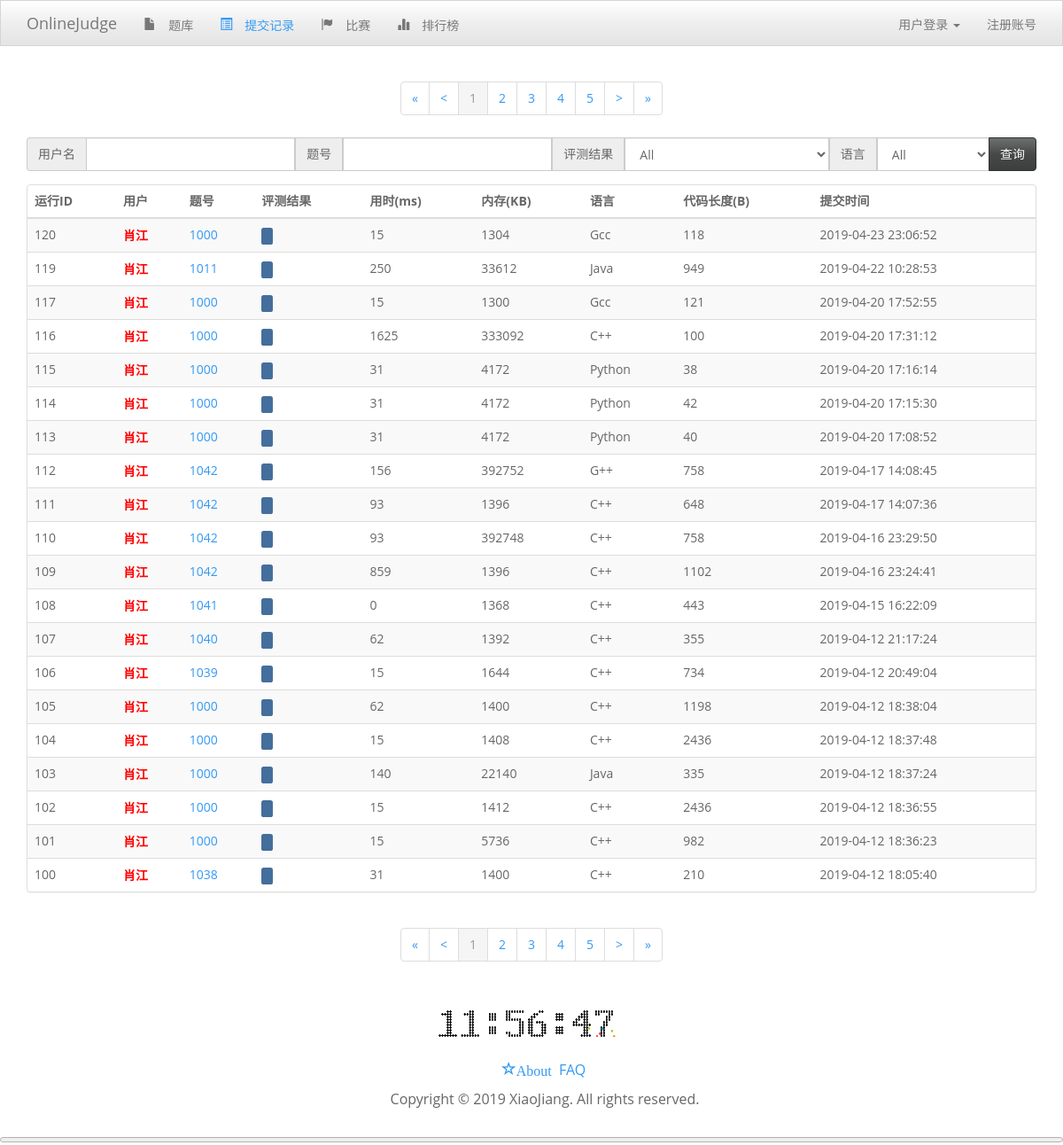
The page /Status.php on the database its author committed.
### tables this page shows
CREATE TABLE IF NOT EXISTS `oj_data` (
  `oj_name` varchar(20) NOT NULL COMMENT '网站名称',
  `oj_html_title` varchar(30) NOT NULL COMMENT '标题',
  `oj_title` varchar(30) NOT NULL COMMENT '副名称',
  `oj_runid` int(11) NOT NULL,
  `oj_EvaMacState_1` int(11) NOT NULL,
  `oj_EvaMacState_2` int(11) NOT NULL,
  `oj_allrun_1` int(11) NOT NULL,
  `oj_allrun_2` int(11) NOT NULL
);

CREATE TABLE IF NOT EXISTS `oj_status` (
  `RunID` int(11) NOT NULL COMMENT '运行ID',
  `User` varchar(20) NOT NULL COMMENT '用户',
  `Problem` int(11) NOT NULL COMMENT '问题编号',
  `Status` int(11) NOT NULL COMMENT '状态',
  `UseTime` int(11) NOT NULL COMMENT '耗时',
  `UseMemory` int(11) NOT NULL,
  `Language` varchar(10) NOT NULL COMMENT '语言',
  `CodeLen` int(11) NOT NULL COMMENT '代码长度',
  `SubTime` datetime NOT NULL COMMENT '提交时间',
  `AllStatus` varchar(1000) NOT NULL COMMENT '测试点状态',
  `Show` int(11) NOT NULL,
  `Judger` varchar(20) NOT NULL
);

### Php/LoadData.php (called while the page is built, shortened)
<?php
function LoadData()
{
    $sql = "SELECT * FROM oj_data";
    $result = mysql_query($sql);
    $row = mysql_fetch_array($result);
    $WebName = $row['oj_name'];
}
function GetUserColor($Fight)
{
    if($Fight >= 3200)
        return '"myuser-base myuser-red"';
}
LoadData();
?>

### Status.php (the view, shortened to what this page needs)
<!DOCTYPE html>
<html lang="zh-cn">
<?php require_once('Php/HTML_Head.php') ?>
<?php
	$AddHref = "";
	$AllCmd = "";
	if(!isset($LandUser) || $User_Jurisdicton != JUR_ADMIN)
	{
		$AllCmd = ' where `Show`=1';
	}
	$sql = "SELECT count(*) as `value` FROM `oj_status` ".$AllCmd;
    $rs = mysql_query($sql);
    $StaCount = mysql_fetch_array($rs);
    $clength = $StaCount['value'];
    $iPage = 1;
	$iPage = floor($iPage);
    $LastPage = ($iPage - 1 <= 0) ? 1 : ($iPage - 1);
    $NextPage = $iPage * MaxRankNum < $clength ? $iPage + 1: $iPage;
    $MinPage = 1;
    $iPage = $iPage >=  $MinPage ? $iPage : 1;
	$MaxPage = ceil(($clength * 1.0) / MaxRankNum);
	$MaxPage = $MaxPage > 0 ? $MaxPage : 1;
    $iPage = $iPage <=  $MaxPage ? $iPage : $MaxPage;
    if($MaxPage <= MaxButtonNum)
    {
        $StaButNum = 1;
        $EndButNum = $MaxPage;
	}
	$LimitShowSql = " ORDER BY `RunID` desc limit ".($iPage - 1) * MaxRankNum.", ".MaxRankNum;
	$sql = "SELECT * FROM oj_status".$AllCmd.$LimitShowSql;
	$result = mysql_query($sql);
	$AllStatus = array();
    while($row = mysql_fetch_array($result))
    {
		$AllStatus[]= array(
            "RunID" => $row['RunID'],
            "User" => $row['User'],
            "Problem" => $row['Problem'],
            "Status" => $row['Status'],
			"UseTime" => $row['UseTime'],
			"UseMemory" => $row['UseMemory'],
			"Language" => $row['Language'],
			"CodeLen" => $row['CodeLen'],
			"SubTime" => $row['SubTime'],
			"AllStatus" => $row['AllStatus'],
			"Show" => $row['Show']
        );
	}
?>
<body>
	<?php require_once ('Php/Page_Header.php') ?>
	<div class="container">
		 <center>
            <ul class="pagination">
                <li><a href= <?php echo '"Status.php?Page='.($MinPage).$AddHref.'"'?>>&laquo;</a></li>
                <li><a href= <?php echo '"Status.php?Page='.($LastPage).$AddHref.'"'?> >&lt;</a></li>
                <?php
                for($i =  $StaButNum; $i <= $EndButNum; $i++)
                {
                    if($i == $iPage)
                        echo '<li class="active"><a href="Status.php?Page='.$i.$AddHref.'">'.$i.'</a></li>';
                    else
                        echo '<li><a href="Status.php?Page='.$i.$AddHref.'">'.$i.'</a></li>';
                }
                ?>
                <li><a href= <?php echo '"Status.php?Page='.($NextPage).$AddHref.'"'?> >&gt;</a></li>
                <li><a href= <?php echo '"Status.php?Page='.($MaxPage).$AddHref.'"'?>>&raquo;</a></li>
            </ul>
        </center>
		<form>
			<div class="input-group" style="padding-bottom:15px;">
				<span class="input-group-addon">用户名</span>
				<input name="User" type="text" value=<?php if(array_key_exists('User', $_GET) && $_GET['User']!="") echo $_GET['User']; else echo '""'?> class="form-control">
				<span class="input-group-addon">题号</span>
				<input name="Problem" type="text" value=<?php if(array_key_exists('Problem', $_GET) && $_GET['Problem']!="") echo $_GET['Problem']; else echo '""'?> class="form-control">
				<span class="input-group-addon">评测结果</span>
				<select name="Status" class="form-control">
					<option value="">All</option>
				</select>
				<span class="input-group-addon">语言</span>
				<select name="Language" class="form-control">
					<option value="">All</option>
				</select>
				<span class="input-group-btn">
					<button class="btn btn-default">查询</button>
				</span>
			</div>
		</form>
		<div class="panel panel-default animated fadeInDown">
			<table class="table table-striped table-hover">
				<thead>
					<tr>
						<th>运行ID</th>
						<th>用户</th>
						<th>题号</th>
						<th>评测结果</th>
						<th>用时(ms)</th>
						<th>内存(KB)</th>
						<th>语言</th>
						<th>代码长度(B)</th>
						<th>提交时间</th>
					</tr>
				</thead>
				<tbody>
				<?php
				for($i = 0; $i < MaxRankNum; $i++)
				{
					$sql = "SELECT Fight FROM oj_user WHERE name='".$AllStatus[$i]['User']."'";
					$result = mysql_query($sql);
					$row = mysql_fetch_array($result);
					echo '<tr>';
					if(isset($LandUser) && $User_Jurisdicton == JUR_ADMIN)
					{
						unset($_GET['ReEva']);
						echo '<td>';
						echo $AllStatus[$i]['RunID'];
						echo ' &nbsp;';
						echo '<a class="label label-warning" href="/Php/AfreshEva.php?ReEva='.$AllStatus[$i]['RunID'].'" target="myIframeNull">重测</a>';
						echo '<iframe id="myIframe" name="myIframeNull" style="display:none"></iframe>';
						echo ' <a class="label label-default" href="/ShowLog.php?RunID='.$AllStatus[$i]['RunID'].'" >日志</a>';
						if($AllStatus[$i]['Show'] == 1)
						{
							echo ' <a class="label label-primary" href="/Php/StatusShow.php?RunID='.$AllStatus[$i]['RunID'].'" target="myIframeNull">隐藏</a>';
						}
						else
						{
							echo ' <a class="label label-info" href="/Php/StatusShow.php?RunID='.$AllStatus[$i]['RunID'].'" target="myIframeNull">显示</a>';
						}
						echo '<iframe id="myIframe" name="myIframeNull" style="display:none">隐藏</iframe>';
						echo '</td>';
					}
					else
					{
						echo '<td>'.$AllStatus[$i]['RunID'].'</td>';
					}
					echo '<td>';
					echo '<a href="/OtherUser.php?User='.$AllStatus[$i]['User'].'" class='.GetUserColor($row[0]).'>'.$AllStatus[$i]['User'].'</a>';
					echo '</td>';
					echo '<td>';
					echo '<a href="/Question.php?Problem='.$AllStatus[$i]['Problem'].'">'.$AllStatus[$i]['Problem'].'</a>';
					echo '</td>';
					echo '<td>';
					echo '<a class="label" href="/Detail.php?RunID='.$AllStatus[$i]['RunID'].'" data-status="'.$AllStatusName[$AllStatus[$i]['Status']].'">'.$AllStatusCName[$AllStatus[$i]['Status']].' '.$AllStatusName[$AllStatus[$i]['Status']].'</a>';
					echo '</td>';
					echo '<td>';
					echo $AllStatus[$i]['UseTime'];
					echo '</td>';
					echo '<td>';
					echo $AllStatus[$i]['UseMemory'];
					echo '</td>';
					echo '<td>';
					echo $AllStatus[$i]['Language'];
					echo '</td>';
					echo '<td>';
					echo $AllStatus[$i]['CodeLen'];
					echo '</td>';
					echo '<td>';
					echo $AllStatus[$i]['SubTime'];
					echo '</td>';
					echo '</tr>';
				}
				?>
				</tbody>
			</table>
		</div>
		<center>
            <ul class="pagination">
                <li><a href= <?php echo '"Status.php?Page='.($MinPage).$AddHref.'"'?>>&laquo;</a></li>
                <li><a href= <?php echo '"Status.php?Page='.($LastPage).$AddHref.'"'?> >&lt;</a></li>
                <?php
                for($i =  $StaButNum; $i <= $EndButNum; $i++)
                {
                    if($i == $iPage)
                        echo '<li class="active"><a href="Status.php?Page='.$i.$AddHref.'">'.$i.'</a></li>';
                    else
                        echo '<li><a href="Status.php?Page='.$i.$AddHref.'">'.$i.'</a></li>';
                }
                ?>
                <li><a href= <?php echo '"Status.php?Page='.($NextPage).$AddHref.'"'?> >&gt;</a></li>
                <li><a href= <?php echo '"Status.php?Page='.($MaxPage).$AddHref.'"'?>>&raquo;</a></li>
            </ul>
        </center>
	</div>
	<?php
	require_once('Php/Page_Footer.php');
	?>
</body>
</html>

### Php/Page_Header.php (shortened to what this page needs)
<nav class="navbar navbar-default navbar-static-top" role="navigation">
	<div class="container">
		<div class="navbar-header">
			<a class="navbar-brand" href="/">
				<?php echo $WebName ?>
			</a>
		</div>
		<div class="collapse navbar-collapse" id="topNavbar">
			<ul class="nav navbar-nav">
				<li id="problem">
					<a href="Problem.php">
						<span class="glyphicon glyphicon-file">
						<span class="font-size-1"></span>题库</span>
					</a>
				</li>
				<li id="status">
					<a href="Status.php">
						<span class="glyphicon glyphicon-list-alt">
							<span class="font-size-1"></span>提交记录</span>
					</a>
				</li>
				<li id="contest">
					<a href="Contest.php">
						<span class="glyphicon glyphicon-flag">
							<span class="font-size-1"></span>比赛</span>
					</a>
				</li>
				<li id="ranklist">
					<a href="Ranklist.php">
						<span class="glyphicon glyphicon-stats">
							排行榜</span>
					</a>
				</li>
			</ul>
			<ul class="nav navbar-nav navbar-right">
			</ul>
		</div>
	</div>
</nav>

### css/community.css (style rules this page uses)
.myuser-base { font-family: "Helvetica Neue", Helvetica, Arial, sans-serif; text-decoration: none !important; font-weight: bold; }
.myuser-red { color: red !important; }

### rows shown on the page
oj_data: oj_name "OnlineJudge"
oj_status: RunID "120", User "肖江", Problem "1000", UseTime "15", UseMemory "1304", Language "Gcc", CodeLen "118", SubTime "2019-04-23 23:06:52"
oj_status: RunID "119", User "肖江", Problem "1011", UseTime "250", UseMemory "33612", Language "Java", CodeLen "949", SubTime "2019-04-22 10:28:53"
oj_status: RunID "117", User "肖江", Problem "1000", UseTime "15", UseMemory "1300", Language "Gcc", CodeLen "121", SubTime "2019-04-20 17:52:55"
oj_status: RunID "116", User "肖江", Problem "1000", UseTime "1625", UseMemory "333092", Language "C++", CodeLen "100", SubTime "2019-04-20 17:31:12"
oj_status: RunID "115", User "肖江", Problem "1000", UseTime "31", UseMemory "4172", Language "Python", CodeLen "38", SubTime "2019-04-20 17:16:14"
oj_status: RunID "114", User "肖江", Problem "1000", UseTime "31", UseMemory "4172", Language "Python", CodeLen "42", SubTime "2019-04-20 17:15:30"
oj_status: RunID "113", User "肖江", Problem "1000", UseTime "31", UseMemory "4172", Language "Python", CodeLen "40", SubTime "2019-04-20 17:08:52"
oj_status: RunID "112", User "肖江", Problem "1042", UseTime "156", UseMemory "392752", Language "G++", CodeLen "758", SubTime "2019-04-17 14:08:45"
oj_status: RunID "111", User "肖江", Problem "1042", UseTime "93", UseMemory "1396", Language "C++", CodeLen "648", SubTime "2019-04-17 14:07:36"
oj_status: RunID "110", User "肖江", Problem "1042", UseTime "93", UseMemory "392748", Language "C++", CodeLen "758", SubTime "2019-04-16 23:29:50"
oj_status: RunID "109", User "肖江", Problem "1042", UseTime "859", UseMemory "1396", Language "C++", CodeLen "1102", SubTime "2019-04-16 23:24:41"
oj_status: RunID "108", User "肖江", Problem "1041", UseTime "0", UseMemory "1368", Language "C++", CodeLen "443", SubTime "2019-04-15 16:22:09"
oj_status: RunID "107", User "肖江", Problem "1040", UseTime "62", UseMemory "1392", Language "C++", CodeLen "355", SubTime "2019-04-12 21:17:24"
oj_status: RunID "106", User "肖江", Problem "1039", UseTime "15", UseMemory "1644", Language "C++", CodeLen "734", SubTime "2019-04-12 20:49:04"
oj_status: RunID "105", User "肖江", Problem "1000", UseTime "62", UseMemory "1400", Language "C++", CodeLen "1198", SubTime "2019-04-12 18:38:04"
oj_status: RunID "104", User "肖江", Problem "1000", UseTime "15", UseMemory "1408", Language "C++", CodeLen "2436", SubTime "2019-04-12 18:37:48"
oj_status: RunID "103", User "肖江", Problem "1000", UseTime "140", UseMemory "22140", Language "Java", CodeLen "335", SubTime "2019-04-12 18:37:24"
oj_status: RunID "102", User "肖江", Problem "1000", UseTime "15", UseMemory "1412", Language "C++", CodeLen "2436", SubTime "2019-04-12 18:36:55"
oj_status: RunID "101", User "肖江", Problem "1000", UseTime "15", UseMemory "5736", Language "C++", CodeLen "982", SubTime "2019-04-12 18:36:23"
oj_status: RunID "100", User "肖江", Problem "1038", UseTime "31", UseMemory "1400", Language "C++", CodeLen "210", SubTime "2019-04-12 18:05:40"
